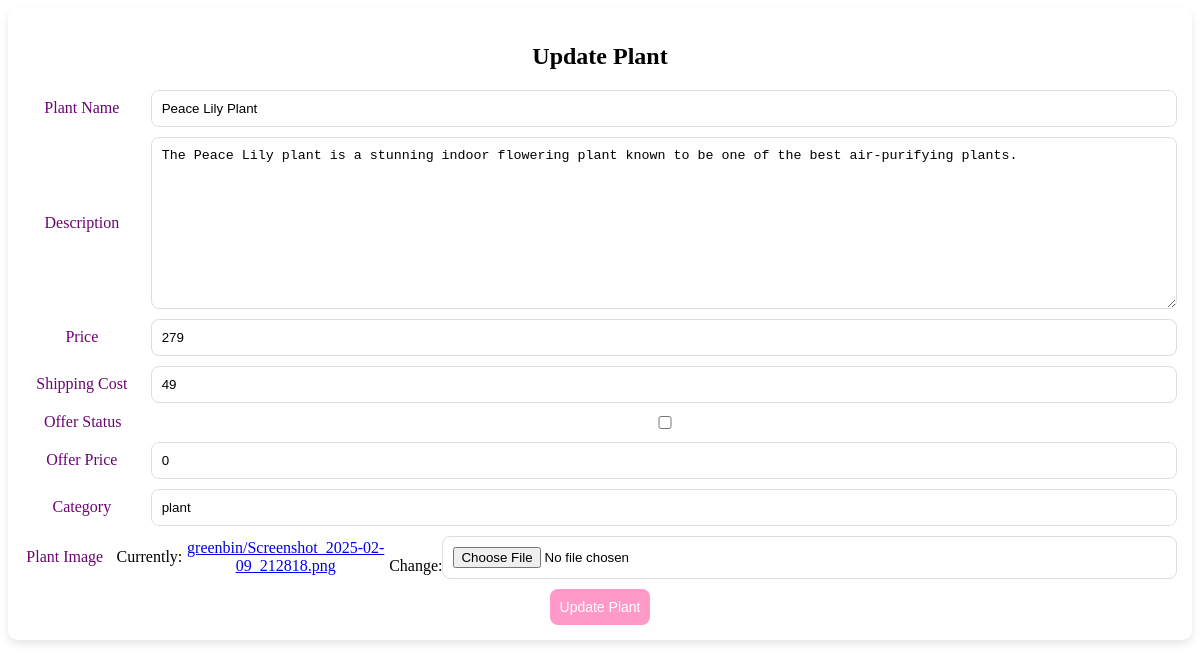
Screenshot of /update_data/1 with the database file from the repository.
### seller/models.py (models this page shows, shortened)
class Product(models.Model):
    name = models.CharField(max_length=100)
    desc = models.TextField()
    price = models.IntegerField()
    prod_type = models.CharField(max_length=100)
    image = models.ImageField(upload_to='greenbin/' , null = True)
    offer_status = models.BooleanField(default=False)
    offer_price = models.IntegerField(default = 0)
    shipping_cost = models.IntegerField(default = 0)

### seller/views.py (the view)
# urls.py: path("update_data/<int:id>",views.update_data, name="update-data"),
def update_data(request,id):
    if request.method == "POST":
        pi = Product.objects.get(pk=id)
        fm = ProductForm(request.POST, instance=pi)
        if fm.is_valid():
            fm.save()
            return redirect("/")
    else :
        pi= Product.objects.get(pk=id)
        fm =ProductForm(instance=pi)
    return render(request, 'seller/update.html', {'form':fm})

### seller/forms.py
class ProductForm(forms.ModelForm):
    class Meta :
        model = Product
        fields = ["name", "desc", "price", "image","prod_type","offer_status", "offer_price","shipping_cost"]

### seller/templates/seller/update.html (shortened to what this page needs)
<!DOCTYPE html>
<html>
    <head>
    </head>
    <body>
        <div class="container">
            <div class="form-container">
                <h2>Update Plant</h2>
                <form method="POST" enctype="multipart/form-data" >
                    <div class="form-row">
                        <label for="name">Plant Name</label>
                        {{ form.name }}
                    </div>
                    <div class="form-row">
                        <label for="desc">Description</label>
                        {{ form.desc }}
                    </div>
                    <div class="form-row">
                        <label for="price">Price</label>
                        {{ form.price }}
                    </div>
                    <div class="form-row">
                        <label for="shippingcost">Shipping Cost</label>
                        {{ form.shipping_cost }}
                    </div>
                    <div>
                        <div class="form-row">
                            <label for="offerstatus">Offer Status</label>
                            {{ form.offer_status }}
                        </div>
                        <div class="form-row">
                            <label for="offerprice">Offer Price</label>
                            {{ form.offer_price }}
                        </div>
                    <div/>
                    <div class="form-row">
                        <label for="category">Category</label>
                        {{ form.prod_type }}
                    </div>
                    <div class="form-row">
                        <label for="image">Plant Image</label>
                        {{ form.image }}
                    </div>
                    <button type="submit">Update Plant</button>
                </form>
            </div>
    </body>
</html>

### rows the page displays
Product: name "Peace Lily Plant", desc "The Peace Lily plant is a stunning indoor flowering plant known to be one of the best air-purifying plants.", price "279", shipping_cost "49", offer_price "0", prod_type "plant"
